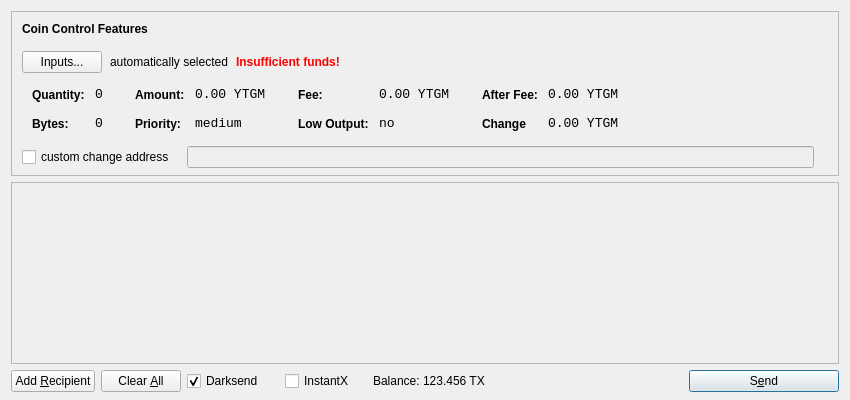
<?xml version="1.0" encoding="UTF-8"?>
<ui version="4.0">
 <class>SendCoinsDialog</class>
 <widget class="QDialog" name="SendCoinsDialog">
  <property name="geometry">
   <rect>
    <x>0</x>
    <y>0</y>
    <width>850</width>
    <height>400</height>
   </rect>
  </property>
  <property name="windowTitle">
   <string>Send Coins</string>
  </property>
  <layout class="QVBoxLayout" name="verticalLayout" stretch="0,1,0">
   <property name="bottomMargin">
    <number>8</number>
   </property>
   <item>
    <widget class="QFrame" name="frameCoinControl">
     <property name="sizePolicy">
      <sizepolicy hsizetype="Expanding" vsizetype="Expanding">
       <horstretch>0</horstretch>
       <verstretch>0</verstretch>
      </sizepolicy>
     </property>
     <property name="maximumSize">
      <size>
       <width>16777215</width>
       <height>16777215</height>
      </size>
     </property>
     <property name="frameShape">
      <enum>QFrame::StyledPanel</enum>
     </property>
     <property name="frameShadow">
      <enum>QFrame::Sunken</enum>
     </property>
     <layout class="QVBoxLayout" name="verticalLayoutCoinControl2">
      <property name="spacing">
       <number>-1</number>
      </property>
      <property name="leftMargin">
       <number>0</number>
      </property>
      <property name="topMargin">
       <number>0</number>
      </property>
      <property name="rightMargin">
       <number>0</number>
      </property>
      <property name="bottomMargin">
       <number>6</number>
      </property>
      <item>
       <layout class="QVBoxLayout" name="verticalLayoutCoinControl" stretch="0,0,0,0,1">
        <property name="spacing">
         <number>0</number>
        </property>
        <property name="leftMargin">
         <number>10</number>
        </property>
        <property name="topMargin">
         <number>10</number>
        </property>
        <item>
         <layout class="QHBoxLayout" name="horizontalLayoutCoinControl1">
          <property name="bottomMargin">
           <number>15</number>
          </property>
          <item>
           <widget class="QLabel" name="labelCoinControlFeatures">
            <property name="sizePolicy">
             <sizepolicy hsizetype="Preferred" vsizetype="Maximum">
              <horstretch>0</horstretch>
              <verstretch>0</verstretch>
             </sizepolicy>
            </property>
            <property name="font">
             <font>
              <weight>75</weight>
              <bold>true</bold>
             </font>
            </property>
            <property name="styleSheet">
             <string notr="true">font-weight:bold;</string>
            </property>
            <property name="text">
             <string>Coin Control Features</string>
            </property>
           </widget>
          </item>
         </layout>
        </item>
        <item>
         <layout class="QHBoxLayout" name="horizontalLayoutCoinControl2" stretch="0,0,0,0">
          <property name="spacing">
           <number>8</number>
          </property>
          <property name="bottomMargin">
           <number>10</number>
          </property>
          <item>
           <widget class="QPushButton" name="pushButtonCoinControl">
            <property name="styleSheet">
             <string notr="true"/>
            </property>
            <property name="text">
             <string>Inputs...</string>
            </property>
           </widget>
          </item>
          <item>
           <widget class="QLabel" name="labelCoinControlAutomaticallySelected">
            <property name="text">
             <string>automatically selected</string>
            </property>
            <property name="margin">
             <number>5</number>
            </property>
           </widget>
          </item>
          <item>
           <widget class="QLabel" name="labelCoinControlInsuffFunds">
            <property name="font">
             <font>
              <weight>75</weight>
              <bold>true</bold>
             </font>
            </property>
            <property name="styleSheet">
             <string notr="true">color:red;font-weight:bold;</string>
            </property>
            <property name="text">
             <string>Insufficient funds!</string>
            </property>
            <property name="margin">
             <number>5</number>
            </property>
           </widget>
          </item>
          <item>
           <spacer name="horizontalSpacerCoinControl">
            <property name="orientation">
             <enum>Qt::Horizontal</enum>
            </property>
            <property name="sizeHint" stdset="0">
             <size>
              <width>40</width>
              <height>1</height>
             </size>
            </property>
           </spacer>
          </item>
         </layout>
        </item>
        <item>
         <widget class="QWidget" name="widgetCoinControl" native="true">
          <property name="sizePolicy">
           <sizepolicy hsizetype="Preferred" vsizetype="Preferred">
            <horstretch>0</horstretch>
            <verstretch>0</verstretch>
           </sizepolicy>
          </property>
          <property name="minimumSize">
           <size>
            <width>0</width>
            <height>0</height>
           </size>
          </property>
          <property name="styleSheet">
           <string notr="true"/>
          </property>
          <layout class="QHBoxLayout" name="horizontalLayoutCoinControl5">
           <property name="margin">
            <number>0</number>
           </property>
           <item>
            <layout class="QHBoxLayout" name="horizontalLayoutCoinControl3" stretch="0,0,0,1">
             <property name="spacing">
              <number>20</number>
             </property>
             <property name="topMargin">
              <number>0</number>
             </property>
             <property name="bottomMargin">
              <number>10</number>
             </property>
             <item>
              <layout class="QFormLayout" name="formLayoutCoinControl1">
               <property name="horizontalSpacing">
                <number>10</number>
               </property>
               <property name="verticalSpacing">
                <number>14</number>
               </property>
               <property name="leftMargin">
                <number>10</number>
               </property>
               <property name="topMargin">
                <number>4</number>
               </property>
               <property name="rightMargin">
                <number>6</number>
               </property>
               <item row="0" column="0">
                <widget class="QLabel" name="labelCoinControlQuantityText">
                 <property name="styleSheet">
                  <string notr="true">font-weight:bold;</string>
                 </property>
                 <property name="text">
                  <string>Quantity:</string>
                 </property>
                 <property name="margin">
                  <number>0</number>
                 </property>
                </widget>
               </item>
               <item row="0" column="1">
                <widget class="QLabel" name="labelCoinControlQuantity">
                 <property name="font">
                  <font>
                   <family>Monospace</family>
                   <pointsize>10</pointsize>
                  </font>
                 </property>
                 <property name="cursor">
                  <cursorShape>IBeamCursor</cursorShape>
                 </property>
                 <property name="contextMenuPolicy">
                  <enum>Qt::ActionsContextMenu</enum>
                 </property>
                 <property name="text">
                  <string>0</string>
                 </property>
                 <property name="margin">
                  <number>0</number>
                 </property>
                 <property name="textInteractionFlags">
                  <set>Qt::LinksAccessibleByMouse|Qt::TextSelectableByKeyboard|Qt::TextSelectableByMouse</set>
                 </property>
                </widget>
               </item>
               <item row="1" column="0">
                <widget class="QLabel" name="labelCoinControlBytesText">
                 <property name="styleSheet">
                  <string notr="true">font-weight:bold;</string>
                 </property>
                 <property name="text">
                  <string>Bytes:</string>
                 </property>
                </widget>
               </item>
               <item row="1" column="1">
                <widget class="QLabel" name="labelCoinControlBytes">
                 <property name="font">
                  <font>
                   <family>Monospace</family>
                   <pointsize>10</pointsize>
                  </font>
                 </property>
                 <property name="cursor">
                  <cursorShape>IBeamCursor</cursorShape>
                 </property>
                 <property name="contextMenuPolicy">
                  <enum>Qt::ActionsContextMenu</enum>
                 </property>
                 <property name="text">
                  <string>0</string>
                 </property>
                 <property name="textInteractionFlags">
                  <set>Qt::LinksAccessibleByMouse|Qt::TextSelectableByKeyboard|Qt::TextSelectableByMouse</set>
                 </property>
                </widget>
               </item>
              </layout>
             </item>
             <item>
              <layout class="QFormLayout" name="formLayoutCoinControl2">
               <property name="horizontalSpacing">
                <number>10</number>
               </property>
               <property name="verticalSpacing">
                <number>14</number>
               </property>
               <property name="leftMargin">
                <number>6</number>
               </property>
               <property name="topMargin">
                <number>4</number>
               </property>
               <property name="rightMargin">
                <number>6</number>
               </property>
               <item row="0" column="0">
                <widget class="QLabel" name="labelCoinControlAmountText">
                 <property name="styleSheet">
                  <string notr="true">font-weight:bold;</string>
                 </property>
                 <property name="text">
                  <string>Amount:</string>
                 </property>
                 <property name="margin">
                  <number>0</number>
                 </property>
                </widget>
               </item>
               <item row="0" column="1">
                <widget class="QLabel" name="labelCoinControlAmount">
                 <property name="font">
                  <font>
                   <family>Monospace</family>
                   <pointsize>10</pointsize>
                  </font>
                 </property>
                 <property name="cursor">
                  <cursorShape>IBeamCursor</cursorShape>
                 </property>
                 <property name="contextMenuPolicy">
                  <enum>Qt::ActionsContextMenu</enum>
                 </property>
                 <property name="text">
                  <string>0.00 YTGM</string>
                 </property>
                 <property name="textInteractionFlags">
                  <set>Qt::LinksAccessibleByMouse|Qt::TextSelectableByKeyboard|Qt::TextSelectableByMouse</set>
                 </property>
                </widget>
               </item>
               <item row="1" column="0">
                <widget class="QLabel" name="labelCoinControlPriorityText">
                 <property name="styleSheet">
                  <string notr="true">font-weight:bold;</string>
                 </property>
                 <property name="text">
                  <string>Priority:</string>
                 </property>
                </widget>
               </item>
               <item row="1" column="1">
                <widget class="QLabel" name="labelCoinControlPriority">
                 <property name="font">
                  <font>
                   <family>Monospace</family>
                   <pointsize>10</pointsize>
                  </font>
                 </property>
                 <property name="cursor">
                  <cursorShape>IBeamCursor</cursorShape>
                 </property>
                 <property name="contextMenuPolicy">
                  <enum>Qt::ActionsContextMenu</enum>
                 </property>
                 <property name="text">
                  <string>medium</string>
                 </property>
                 <property name="textInteractionFlags">
                  <set>Qt::LinksAccessibleByMouse|Qt::TextSelectableByKeyboard|Qt::TextSelectableByMouse</set>
                 </property>
                </widget>
               </item>
              </layout>
             </item>
             <item>
              <layout class="QFormLayout" name="formLayoutCoinControl3">
               <property name="horizontalSpacing">
                <number>10</number>
               </property>
               <property name="verticalSpacing">
                <number>14</number>
               </property>
               <property name="leftMargin">
                <number>6</number>
               </property>
               <property name="topMargin">
                <number>4</number>
               </property>
               <property name="rightMargin">
                <number>6</number>
               </property>
               <item row="0" column="0">
                <widget class="QLabel" name="labelCoinControlFeeText">
                 <property name="styleSheet">
                  <string notr="true">font-weight:bold;</string>
                 </property>
                 <property name="text">
                  <string>Fee:</string>
                 </property>
                 <property name="margin">
                  <number>0</number>
                 </property>
                </widget>
               </item>
               <item row="0" column="1">
                <widget class="QLabel" name="labelCoinControlFee">
                 <property name="font">
                  <font>
                   <family>Monospace</family>
                   <pointsize>10</pointsize>
                  </font>
                 </property>
                 <property name="cursor">
                  <cursorShape>IBeamCursor</cursorShape>
                 </property>
                 <property name="contextMenuPolicy">
                  <enum>Qt::ActionsContextMenu</enum>
                 </property>
                 <property name="text">
                  <string>0.00 YTGM</string>
                 </property>
                 <property name="textInteractionFlags">
                  <set>Qt::LinksAccessibleByMouse|Qt::TextSelectableByKeyboard|Qt::TextSelectableByMouse</set>
                 </property>
                </widget>
               </item>
               <item row="1" column="0">
                <widget class="QLabel" name="labelCoinControlLowOutputText">
                 <property name="styleSheet">
                  <string notr="true">font-weight:bold;</string>
                 </property>
                 <property name="text">
                  <string>Low Output:</string>
                 </property>
                </widget>
               </item>
               <item row="1" column="1">
                <widget class="QLabel" name="labelCoinControlLowOutput">
                 <property name="font">
                  <font>
                   <family>Monospace</family>
                   <pointsize>10</pointsize>
                  </font>
                 </property>
                 <property name="cursor">
                  <cursorShape>IBeamCursor</cursorShape>
                 </property>
                 <property name="contextMenuPolicy">
                  <enum>Qt::ActionsContextMenu</enum>
                 </property>
                 <property name="text">
                  <string>no</string>
                 </property>
                 <property name="textInteractionFlags">
                  <set>Qt::LinksAccessibleByMouse|Qt::TextSelectableByKeyboard|Qt::TextSelectableByMouse</set>
                 </property>
                </widget>
               </item>
              </layout>
             </item>
             <item>
              <layout class="QFormLayout" name="formLayoutCoinControl4">
               <property name="horizontalSpacing">
                <number>10</number>
               </property>
               <property name="verticalSpacing">
                <number>14</number>
               </property>
               <property name="leftMargin">
                <number>6</number>
               </property>
               <property name="topMargin">
                <number>4</number>
               </property>
               <property name="rightMargin">
                <number>6</number>
               </property>
               <item row="0" column="0">
                <widget class="QLabel" name="labelCoinControlAfterFeeText">
                 <property name="styleSheet">
                  <string notr="true">font-weight:bold;</string>
                 </property>
                 <property name="text">
                  <string>After Fee:</string>
                 </property>
                 <property name="margin">
                  <number>0</number>
                 </property>
                </widget>
               </item>
               <item row="0" column="1">
                <widget class="QLabel" name="labelCoinControlAfterFee">
                 <property name="font">
                  <font>
                   <family>Monospace</family>
                   <pointsize>10</pointsize>
                  </font>
                 </property>
                 <property name="cursor">
                  <cursorShape>IBeamCursor</cursorShape>
                 </property>
                 <property name="contextMenuPolicy">
                  <enum>Qt::ActionsContextMenu</enum>
                 </property>
                 <property name="text">
                  <string>0.00 YTGM</string>
                 </property>
                 <property name="textInteractionFlags">
                  <set>Qt::LinksAccessibleByMouse|Qt::TextSelectableByKeyboard|Qt::TextSelectableByMouse</set>
                 </property>
                </widget>
               </item>
               <item row="1" column="0">
                <widget class="QLabel" name="labelCoinControlChangeText">
                 <property name="styleSheet">
                  <string notr="true">font-weight:bold;</string>
                 </property>
                 <property name="text">
                  <string>Change</string>
                 </property>
                </widget>
               </item>
               <item row="1" column="1">
                <widget class="QLabel" name="labelCoinControlChange">
                 <property name="font">
                  <font>
                   <family>Monospace</family>
                   <pointsize>10</pointsize>
                  </font>
                 </property>
                 <property name="cursor">
                  <cursorShape>IBeamCursor</cursorShape>
                 </property>
                 <property name="contextMenuPolicy">
                  <enum>Qt::ActionsContextMenu</enum>
                 </property>
                 <property name="text">
                  <string>0.00 YTGM</string>
                 </property>
                 <property name="textInteractionFlags">
                  <set>Qt::LinksAccessibleByMouse|Qt::TextSelectableByKeyboard|Qt::TextSelectableByMouse</set>
                 </property>
                </widget>
               </item>
              </layout>
             </item>
            </layout>
           </item>
          </layout>
         </widget>
        </item>
        <item>
         <layout class="QHBoxLayout" name="horizontalLayoutCoinControl4" stretch="0,0,0">
          <property name="spacing">
           <number>12</number>
          </property>
          <property name="sizeConstraint">
           <enum>QLayout::SetDefaultConstraint</enum>
          </property>
          <property name="topMargin">
           <number>5</number>
          </property>
          <property name="rightMargin">
           <number>5</number>
          </property>
          <item>
           <widget class="QCheckBox" name="checkBoxCoinControlChange">
            <property name="text">
             <string>custom change address</string>
            </property>
           </widget>
          </item>
          <item>
           <widget class="QLineEdit" name="lineEditCoinControlChange">
            <property name="enabled">
             <bool>false</bool>
            </property>
            <property name="sizePolicy">
             <sizepolicy hsizetype="Expanding" vsizetype="Fixed">
              <horstretch>0</horstretch>
              <verstretch>0</verstretch>
             </sizepolicy>
            </property>
           </widget>
          </item>
          <item>
           <widget class="QLabel" name="labelCoinControlChangeLabel">
            <property name="sizePolicy">
             <sizepolicy hsizetype="Preferred" vsizetype="Expanding">
              <horstretch>0</horstretch>
              <verstretch>0</verstretch>
             </sizepolicy>
            </property>
            <property name="minimumSize">
             <size>
              <width>0</width>
              <height>0</height>
             </size>
            </property>
            <property name="text">
             <string/>
            </property>
            <property name="margin">
             <number>3</number>
            </property>
           </widget>
          </item>
         </layout>
        </item>
        <item>
         <spacer name="verticalSpacerCoinControl">
          <property name="orientation">
           <enum>Qt::Vertical</enum>
          </property>
          <property name="sizeHint" stdset="0">
           <size>
            <width>800</width>
            <height>1</height>
           </size>
          </property>
         </spacer>
        </item>
       </layout>
      </item>
     </layout>
    </widget>
   </item>
   <item>
    <widget class="QScrollArea" name="scrollArea">
     <property name="widgetResizable">
      <bool>true</bool>
     </property>
     <widget class="QWidget" name="scrollAreaWidgetContents">
      <property name="geometry">
       <rect>
        <x>0</x>
        <y>0</y>
        <width>830</width>
        <height>165</height>
       </rect>
      </property>
      <layout class="QVBoxLayout" name="verticalLayout_2">
       <property name="margin">
        <number>0</number>
       </property>
       <item>
        <layout class="QVBoxLayout" name="entries">
         <property name="spacing">
          <number>6</number>
         </property>
        </layout>
       </item>
       <item>
        <spacer name="verticalSpacer">
         <property name="orientation">
          <enum>Qt::Vertical</enum>
         </property>
         <property name="sizeHint" stdset="0">
          <size>
           <width>20</width>
           <height>40</height>
          </size>
         </property>
        </spacer>
       </item>
      </layout>
     </widget>
    </widget>
   </item>
   <item>
    <layout class="QHBoxLayout" name="horizontalLayout">
     <item>
      <widget class="QPushButton" name="addButton">
       <property name="toolTip">
        <string>Send to multiple recipients at once</string>
       </property>
       <property name="text">
        <string>Add &amp;Recipient</string>
       </property>
       <property name="autoDefault">
        <bool>false</bool>
       </property>
      </widget>
     </item>
     <item>
      <widget class="QPushButton" name="clearButton">
       <property name="sizePolicy">
        <sizepolicy hsizetype="Minimum" vsizetype="Fixed">
         <horstretch>0</horstretch>
         <verstretch>0</verstretch>
        </sizepolicy>
       </property>
       <property name="toolTip">
        <string>Remove all transaction fields</string>
       </property>
       <property name="text">
        <string>Clear &amp;All</string>
       </property>
       <property name="autoRepeatDelay">
        <number>300</number>
       </property>
       <property name="autoDefault">
        <bool>false</bool>
       </property>
      </widget>
     </item>
     <item>
      <layout class="QHBoxLayout" name="horizontalLayout_2">
       <property name="spacing">
        <number>3</number>
       </property>
        <item>
        <widget class="QCheckBox" name="checkUseDarksend">
         <property name="minimumSize">
          <size>
           <width>95</width>
           <height>0</height>
          </size>
         </property>
         <property name="text">
          <string>Darksend</string>
         </property>
         <property name="checked">
          <bool>true</bool>
         </property>
        </widget>
       </item>
       <item>
        <widget class="QCheckBox" name="checkInstantX">
         <property name="enabled">
          <bool>true</bool>
         </property>
         <property name="minimumSize">
          <size>
           <width>85</width>
           <height>0</height>
          </size>
         </property>
         <property name="text">
          <string>InstantX</string>
         </property>
        </widget>
       </item>
       <item>
        <widget class="QLabel" name="label">
         <property name="sizePolicy">
          <sizepolicy hsizetype="Preferred" vsizetype="Fixed">
           <horstretch>0</horstretch>
           <verstretch>0</verstretch>
          </sizepolicy>
         </property>
         <property name="text">
          <string>Balance:</string>
         </property>
        </widget>
       </item>
       <item>
        <widget class="QLabel" name="labelBalance">
         <property name="sizePolicy">
          <sizepolicy hsizetype="Preferred" vsizetype="Fixed">
           <horstretch>0</horstretch>
           <verstretch>0</verstretch>
          </sizepolicy>
         </property>
         <property name="cursor">
          <cursorShape>IBeamCursor</cursorShape>
         </property>
         <property name="text">
          <string>123.456 TX</string>
         </property>
         <property name="textInteractionFlags">
          <set>Qt::LinksAccessibleByMouse|Qt::TextSelectableByKeyboard|Qt::TextSelectableByMouse</set>
         </property>
        </widget>
       </item>
      </layout>
     </item>
     <item>
      <spacer name="horizontalSpacer">
       <property name="orientation">
        <enum>Qt::Horizontal</enum>
       </property>
       <property name="sizeHint" stdset="0">
        <size>
         <width>40</width>
         <height>20</height>
        </size>
       </property>
      </spacer>
     </item>
     <item>
      <widget class="QPushButton" name="sendButton">
       <property name="minimumSize">
        <size>
         <width>150</width>
         <height>0</height>
        </size>
       </property>
       <property name="toolTip">
        <string>Confirm the send action</string>
       </property>
       <property name="text">
        <string>S&amp;end</string>
       </property>
       <property name="icon">
        <iconset resource="../bitcoin.qrc">
         <normaloff>:/icons/send</normaloff>:/icons/send</iconset>
       </property>
       <property name="default">
        <bool>true</bool>
       </property>
      </widget>
     </item>
    </layout>
   </item>
  </layout>
 </widget>
 <resources>
  <include location="../bitcoin.qrc"/>
 </resources>
 <connections/>
</ui>
